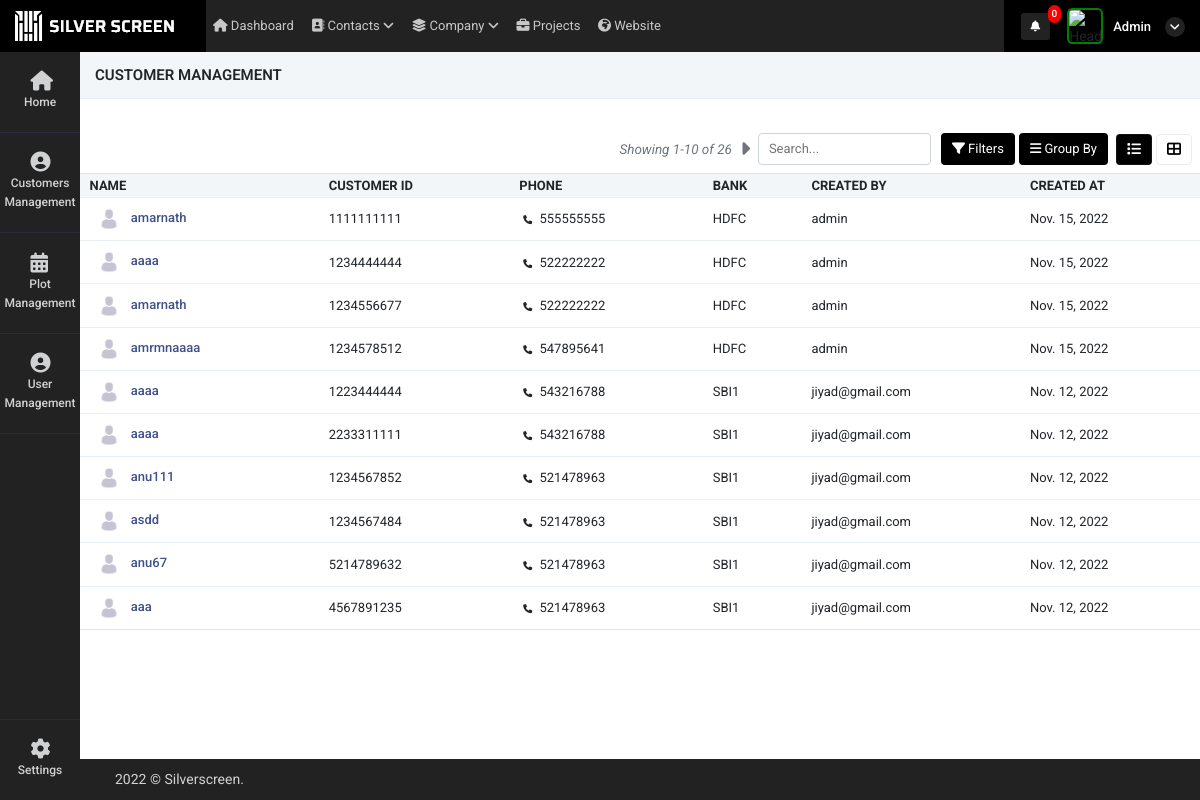
Page /customer_management (signed in) on the committed database.
### super_admin/models.py (models this page shows)
class common(models.Model):  # COMM0N
    dt = models.DateField(auto_now=True)
    tm = models.TimeField(auto_now=True)
    updated = models.DateTimeField(default=timezone.now)
    status = models.CharField(max_length=255, null=True)
    class Meta:
        abstract = True

class Customer_details(common):
    name =  models.CharField(max_length=255,null=True)
    phone = models.CharField(max_length=255,null=True)
    customer_id = models.CharField(max_length=255,null=True)
    bank =  models.CharField(max_length=255,null=True)
    created_by = models.ForeignKey(User,on_delete=models.CASCADE,related_name="Customer_details_created_by", null=True)
    customer_type = models.CharField(max_length=255,choices=customer_comapny_type,null=True)
    company_name =  models.CharField(max_length=255,null=True)
    street1 =  models.CharField(max_length=255,null=True)
    street2 =  models.CharField(max_length=255,null=True)
    city =  models.CharField(max_length=255,null=True)
    satte =  models.CharField(max_length=255,null=True)
    zip =  models.CharField(max_length=255,null=True)
    email =  models.CharField(max_length=255,null=True)
    customer_doc_id = models.FileField(upload_to="customer_document",null=True)
    contract_certi = models.FileField(upload_to="customer_document",null=True)
    tax_certificate  = models.FileField(upload_to="customer_document",null=True)
    other_document = models.FileField(upload_to="customer_document",null=True)
    bank_relation_id = models.ForeignKey(Bank_details,on_delete=models.CASCADE,related_name="Customer_details_Bank_details_id", null=True)
    profile_pic = models.FileField(upload_to="customer_document",null=True)
    customer_doc_id_update_dt = models.DateField(null=True)
    contract_certi_update_dt = models.DateField(null=True)
    tax_certificate_update_dt = models.DateField(null=True)
    other_document_update_dt = models.DateField(null=True)
    customer_doc_id_extesion = models.CharField(max_length=255,null=True)
    contract_certi_extesion = models.CharField(max_length=255,null=True)
    tax_certificate_extesion = models.CharField(max_length=255,null=True)
    other_document_extesion = models.CharField(max_length=255,null=True)
    customer_doc_id_name = models.CharField(max_length=255,null=True)
    contract_certi_name = models.CharField(max_length=255,null=True)
    tax_certificate_name = models.CharField(max_length=255,null=True)
    other_document_name = models.CharField(max_length=255,null=True)

### super_admin/views.py (the view)
# urls.py: path('customer_management',views.customer_management,name='customer_management'),
def customer_management(request):
    data = Customer_details.objects.all().order_by("-id")
    page_number = request.GET.get("page")
    data_paginator = Paginator(data, 10)
    try:
        page_obj = data_paginator.get_page(page_number)
    except PageNotAnInteger:
        page_obj = data_paginator.page(1)
    context = {
        'data':data,
        'page_obj': page_obj
    }
    return render(request,'super_admin/customer_management.html',context)

### super_admin/templates/super_admin/customer_management.html (shortened to what this page needs)
{% extends "super_admin/base10.html" %}
{% load static %}
{% block content %}
<div class="container-fluid px-0">
    <div class="row">
        <div class="col-12 buttns">
            <h5>Customer Management</h5>
        </div>
    </div>
</div>
<div class="container-fluid mt-4 px-0">
    <div class="tab-content">
        <div class="tab-content contnt" id="demo_result_employee">
        <div class="tab-pane active" id="home1" role="tabpanel">
            <div class="d-flex align-items-center justify-content-between px-2">
                <div class="col-md-4 px-0">
                </div>
                <div class="d-flex align-items-center">
                    <span class="text-muted d-flex align-items-center">
                        <i class="text-muted" style="font-size: 13.5px;">Showing
                            {{ page_obj.start_index }}-{{ page_obj.end_index }} of {{ page_obj.paginator.count }}</i>
                        {% if page_obj.has_next %}
                        <a class="next_page_action"
                            data-url="next_page_action_url_Customer_details?page={{page_obj.next_page_number}}"
                            style="color: black;" href="#"><i
                                class="fas fa-caret-right ml-2 pagintn text-muted pagination_add"
                                style="font-size: 20px;margin-top: 3px;"></i></a>
                        {% endif %}
                    </span>
                    <input type="text" class="form-cont ml-2" placeholder="Search..." autocomplete="off" id="search_value"
                    value="" onkeyup="myFunction()">
                    <div class="dropdown btn-group fitr">
                        <button type="button" class="btn btn-prim dropdown-toggle" data-toggle="dropdown">
                            <i class="fas fa-filter"></i>
                            Filters
                        </button>
                    </div>
                    <div class="dropdown btn-group grpby">
                        <button type="button" class="btn btn-prim mx-1 dropdown-toggle" data-toggle="dropdown"> <i
                                class="fas fa-bars"></i>
                            Group By
                        </button>
                    </div>
                    <ul class="nav nav-tabs nav-ta" role="tablist">
                        <li class="nav-item mx-1">
                            <a class="nav-link kan-tab active" data-toggle="tab" href="#ho" role="tab"
                                aria-selected="false">
                                <i class="fas fa-list"></i>
                            </a>
                        </li>
                        <li class="nav-item">
                            <a class="nav-link kan-tab" data-toggle="tab" href="#pro" role="tab" aria-selected="false">
                                <i class="fas fa-th-large"></i>
                            </a>
                        </li>
                    </ul>
                </div>
            </div>
            <div class="tab-content">
                <div class="tab-pane active" id="ho" role="tabpanel">
                    <div class="table-responsive mb-1  mt-2">
                        <table class="table table-nowrap align-middle user_table"  id="orderTable">
                            <thead class="table-light">
                                <tr class="text-uppercase">
                                    <th class="sort" data-sort="customer_name">
                                        Name</th>
                                    <th class="sort" data-sort="date">Customer ID</th>
                                    <th class="sort" data-sort="date">Phone</th>
                                    <th class="sort" data-sort="company">
                                        Bank
                                    </th>
                                    <th class="sort" data-sort="company">
                                        Created By
                                    </th>
                                    <th class="sort" data-sort="company">
                                        Created At
                                    </th>
                                </tr>
                            </thead>
                            <tbody class="list form-check-all append_search_result">
                                {% for i in page_obj %}
                                <tr>
                                    {% if i.profile_pic == '' %}
                                    <td class="id"><img style="width:30px;    border-radius: 50%;" src="{% static 'adminicon.jpg' %}" class="m-1"/><a href="customer_more_details?id={{i.id}}"
                                            class="fw-medium link-primary">&nbsp;{{i.name}}</a>
                                    </td>
                                    {% elif i.profile_pic == None %}
                                    <td class="id"><img style="width:30px;    border-radius: 50%;" src="{% static 'adminicon.jpg' %}" class="m-1"/><a href="customer_more_details?id={{i.id}}"
                                        class="fw-medium link-primary">&nbsp;{{i.name}}</a>
                                    </td>
                                    {% else %}
                                    <td class="id"><img style="width:30px;    border-radius: 50%;" src="./media/{{i.profile_pic}}" class="m-1"/><a href="customer_more_details?id={{i.id}}"
                                            class="fw-medium link-primary">&nbsp;{{i.name}}</a>
                                    </td>
                                    {% endif %}
                                    <td>
                                        {{i.customer_id}}
                                    </td>
                                    <td class="customer_name"><i class="fa fa-phone m-1" style="font-size: 9px;"></i>
                                        {% if i.phone == None %}
                                        {% else %}
                                        {{i.phone}}
                                        {% endif %}
                                    </td>
                                    <td class="product_name">{{i.bank}}</td>
                                    <td class="date">
                                        {% if i.created_by == None %}
                                        {% else %}
                                        {{i.created_by}}
                                        {% endif %}
                                    </td>
                                    <td>
                                        {{i.dt}}
                                    </td>
                                </tr>
                                {% endfor %}
                            </tbody>
                        </table>
                    </div>
                </div>
            </div>
            <br>
            <br>
        </div>
    </div>
</div>
{% endblock %}

### super_admin/templates/super_admin/base10.html (shortened to what this page needs)
<!doctype html>
<html lang="en">
    {% load static %}
    {% load notification %}
<head>
    <link rel="stylesheet" href="{% static 'admin/css/morris.css' %}">
    <link href="{% static 'admin/css/bootstrap.min.css' %}" rel="stylesheet" type="text/css" />
    <link href="{% static 'admin/css/icons.css' %}" rel="stylesheet" type="text/css" />
    <link href="{% static 'admin/css/style.css' %}" rel="stylesheet" type="text/css" />
</head>
<body class="">
    <div id="wrapper">
        <div class="left side-menu">
            <div class="slimscroll-menu" id="remove-scroll">
                <div id="sidebar-menu" class="sidaber_menu">
                    <ul class="" id="side-menu">
                        <li>
                            <a class="splnav" href="{% url 'home' %}"> <i class="fa fa-home"></i>
                                <p>Home</p>
                            </a>
                        </li>
                        {% if request.user|get_user_type_action:"user_type" %}
                        <li>
                            <a href="customer_management" class="splnav"> <i class="fa fa-user-circle"></i>
                                <p>Customers Management</p>
                            </a>
                        </li>
                        {% endif %}
                        {% if request.user|get_nav_permission:"plot_management" %}
                        <li>
                            <a class="splnav" href="property_management"> <i class="fa fa-calendar"></i>
                                <p>Plot Management</p>
                            </a>
                        </li>
                        {% endif %}
                        {% if request.user|get_nav_permission:"user_management" %}
                        <li>
                            <a href="user_management" class="splnav"> <i class="fa fa-user-circle"></i>
                                <p>User  Management</p>
                            </a>
                        </li>
                        {% endif %}
                        <li class="bootm_toggle_settings_button ">
                            <a class="splnav bdr_btmnone_nav" href="profile"> <i class="fa fa-cog"></i>
                                <p>Settings</p>
                            </a>
                        </li>
                    </ul>
                </div>
            </div>
        </div>
        <div class="content-page">
            <div class="topbar">
                <div class="navbar-header">
                    <div class="d-flex">
                        <div class="binance">
                            <img src="{% static 'admin/img/silv.png' %}" alt="">
                        </div>
                    </div>
                    <ul class="navbar-nav1 bg-2 col">
                        <li class="nav-item d-none d-sm-inline-block">
                            <a href="" class="nav-link"><i class="fa fa-home"></i> Dashboard</a>
                        </li>
                        <li class="nav-item d-none d-sm-inline-block">
                            <a href="" class="nav-link"><i class="fa fa-address-book"></i> Contacts <i
                                    class="a-right fa fa-angle-down"></i></a>
                        </li>
                        <li class="nav-item d-none d-sm-inline-block">
                            <a href="" class="nav-link"><i class="fas fa-layer-group"></i> Company <i
                                    class="a-right fa fa-angle-down"></i></a>
                        </li>
                        <li class="nav-item d-none d-sm-inline-block">
                            <a href="" class="nav-link"><i class="fas fa-briefcase"></i> Projects</a>
                        </li>
                        <li class="nav-item d-none d-sm-inline-block">
                            <a href="" class="nav-link"><i class="fas fa-globe-africa"></i> Website</a>
                        </li>
                    </ul>
                    <div class="d-flex align-items-center icns">
                        <div class="dropdown topbar-head-dropdown ms-1 header-item">
                            <a href="view_all_activity">
                                <i class="fas fa-bell fs-icn">
                                    <span
                                        class="position-absolute topbar-badge fs-9 translate-middle badge rounded-pill bg-red">{{ request.user|get_notifications:"sss" }}</span></i>
                                    </a>
                        </div>
                        <div class="dropdown header-item topbar-user king button-drpdown">
                            <span class="d-flex align-items-center drpdown-toggle">
                                <img class="header-profile-user" src="{{ request.user|get_loginUsernameImage:"sss" }}" alt="Header Avatar">
                                <span class="text-start ms-xl-2">
                                    <span class="d-none d-xl-inline-block ms-1 fw-medium user-name-text">  {{request.user.username|title}}</span>
                                    <i class="pro-icn fa fa-angle-down"></i>
                                </span>
                            </span>
                        </div>
                    </div>
                </div>
            </div>
            <div class="content">
                {% block content %}
                {% endblock %}
            </div>
            <footer class="footer">
                <div class="container-fluid">
                    <div class="row">
                        <div class="col-sm-6">
                             © Silverscreen.
                        </div>
                        <div class="col-sm-6">
                        </div>
                    </div>
                </div>
            </footer>
        </div>
    </div>
</body>
</html>

### rows in the picture
Customer_details: name "amarnath", customer_id "1111111111", phone "555555555", bank "HDFC", created_by "admin", dt "Nov. 15, 2022"
Customer_details: name "aaaa", customer_id "1234444444", phone "522222222", bank "HDFC", created_by "admin", dt "Nov. 15, 2022"
Customer_details: name "amarnath", customer_id "1234556677", phone "522222222", bank "HDFC", created_by "admin", dt "Nov. 15, 2022"
Customer_details: name "amrmnaaaa", customer_id "1234578512", phone "547895641", bank "HDFC", created_by "admin", dt "Nov. 15, 2022"
Customer_details: name "aaaa", customer_id "1223444444", phone "543216788", bank "SBI1", created_by "jiyad@gmail.com", dt "Nov. 12, 2022"
Customer_details: name "aaaa", customer_id "2233311111", phone "543216788", bank "SBI1", created_by "jiyad@gmail.com", dt "Nov. 12, 2022"
Customer_details: name "anu111", customer_id "1234567852", phone "521478963", bank "SBI1", created_by "jiyad@gmail.com", dt "Nov. 12, 2022"
Customer_details: name "asdd", customer_id "1234567484", phone "521478963", bank "SBI1", created_by "jiyad@gmail.com", dt "Nov. 12, 2022"
Customer_details: name "anu67", customer_id "5214789632", phone "521478963", bank "SBI1", created_by "jiyad@gmail.com", dt "Nov. 12, 2022"
Customer_details: name "aaa", customer_id "4567891235", phone "521478963", bank "SBI1", created_by "jiyad@gmail.com", dt "Nov. 12, 2022"

### other values in the picture
{{ request.user|get_notifications:"sss" }} "0"
{{ request.user.username|title }} "Admin"
{{ page_obj.start_index }} "1"
{{ page_obj.end_index }} "10"
{{ page_obj.paginator.count }} "26"
